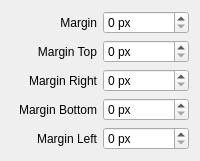
                  <widget class="QWidget" name="tab_49">
                   <attribute name="title">
                    <string>Margin</string>
                   </attribute>
                   <layout class="QGridLayout" name="gridLayout_46">
                    <item row="0" column="0">
                     <widget class="QLabel" name="label_73">
                      <property name="text">
                       <string>Margin</string>
                      </property>
                      <property name="alignment">
                       <set>Qt::AlignRight|Qt::AlignTrailing|Qt::AlignVCenter</set>
                      </property>
                     </widget>
                    </item>
                    <item row="0" column="1">
                     <widget class="QSpinBox" name="rb_margin_all_sb">
                      <property name="suffix">
                       <string> px</string>
                      </property>
                     </widget>
                    </item>
                    <item row="1" column="0">
                     <widget class="QLabel" name="label_74">
                      <property name="text">
                       <string>Margin Top</string>
                      </property>
                      <property name="alignment">
                       <set>Qt::AlignRight|Qt::AlignTrailing|Qt::AlignVCenter</set>
                      </property>
                     </widget>
                    </item>
                    <item row="1" column="1">
                     <widget class="QSpinBox" name="rb_margin_top_sb">
                      <property name="suffix">
                       <string> px</string>
                      </property>
                     </widget>
                    </item>
                    <item row="2" column="0">
                     <widget class="QLabel" name="label_75">
                      <property name="text">
                       <string>Margin Right</string>
                      </property>
                      <property name="alignment">
                       <set>Qt::AlignRight|Qt::AlignTrailing|Qt::AlignVCenter</set>
                      </property>
                     </widget>
                    </item>
                    <item row="2" column="1">
                     <widget class="QSpinBox" name="rb_margin_right_sb">
                      <property name="suffix">
                       <string> px</string>
                      </property>
                     </widget>
                    </item>
                    <item row="3" column="0">
                     <widget class="QLabel" name="label_76">
                      <property name="text">
                       <string>Margin Bottom</string>
                      </property>
                      <property name="alignment">
                       <set>Qt::AlignRight|Qt::AlignTrailing|Qt::AlignVCenter</set>
                      </property>
                     </widget>
                    </item>
                    <item row="3" column="1">
                     <widget class="QSpinBox" name="rb_margin_bottom_sb">
                      <property name="suffix">
                       <string> px</string>
                      </property>
                     </widget>
                    </item>
                    <item row="4" column="0">
                     <widget class="QLabel" name="label_77">
                      <property name="text">
                       <string>Margin Left</string>
                      </property>
                      <property name="alignment">
                       <set>Qt::AlignRight|Qt::AlignTrailing|Qt::AlignVCenter</set>
                      </property>
                     </widget>
                    </item>
                    <item row="4" column="1">
                     <widget class="QSpinBox" name="rb_margin_left_sb">
                      <property name="suffix">
                       <string> px</string>
                      </property>
                     </widget>
                    </item>
                   </layout>
                  </widget>
